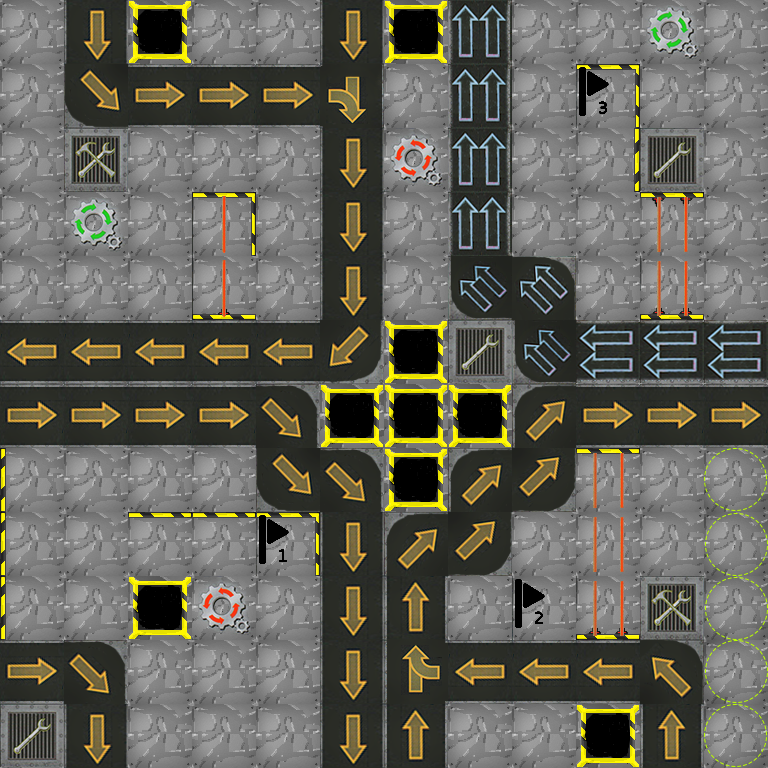

A 2D game scene composited from a Tiled map and its tileset images. What follows is a short description and the map's XML, with every tile layer's data as written:
An orthogonal 12x12 tile map with 64x64 px tiles, 4 tile layers (floor, wall, player_start, interactable).

<map version="1.2" tiledversion="1.3.2" orientation="orthogonal" renderorder="right-down" compressionlevel="0" width="12" height="12" tilewidth="64" tileheight="64" infinite="0" nextlayerid="15" nextobjectid="1">
 <tileset firstgid="1" source="tileMap.tsx" />
 <layer id="1" name="floor" width="12" height="12" locked="1">
  <data encoding="csv">
5,5,5,5,5,5,5,5,5,5,5,5,
5,5,5,5,5,5,5,5,5,5,5,5,
5,5,5,5,5,5,5,5,5,5,5,5,
5,5,5,5,5,5,5,5,5,5,5,5,
5,5,5,5,5,5,5,5,5,5,5,5,
5,5,5,5,5,5,5,5,5,5,5,5,
5,5,5,5,5,5,5,5,5,5,5,5,
5,5,5,5,5,5,5,5,5,5,5,5,
5,5,5,5,5,5,5,5,5,5,5,5,
5,5,5,5,5,5,5,5,5,5,5,5,
5,5,5,5,5,5,5,5,5,5,5,5,
5,5,5,5,5,5,5,5,5,5,5,5
</data>
 </layer>
 <layer id="5" name="wall" width="12" height="12" locked="1">
  <data encoding="csv">
0,0,0,0,0,0,0,0,0,0,0,0,
0,0,0,0,0,0,0,0,0,16,0,0,
0,0,0,0,0,0,0,0,0,23,0,0,
0,0,0,16,0,0,0,0,0,0,94,0,
0,0,0,37,0,0,0,0,0,0,87,0,
0,0,0,0,0,0,0,0,0,0,0,0,
0,0,0,0,0,0,0,0,0,0,0,0,
30,0,0,0,0,0,0,0,0,31,0,0,
30,0,31,31,16,0,0,0,0,0,0,0,
30,0,0,0,0,0,0,0,0,87,0,0,
0,0,0,0,0,0,0,0,0,0,0,0,
0,0,0,0,0,0,0,0,0,0,0,0
</data>
 </layer>
 <layer id="7" name="player_start" width="12" height="12" locked="1">
  <data encoding="csv">
0,0,0,0,0,0,0,0,0,0,0,0,
0,0,0,0,0,0,0,0,0,0,0,0,
0,0,0,0,0,0,0,0,0,0,0,0,
0,0,0,0,0,0,0,0,0,0,0,0,
0,0,0,0,0,0,0,0,0,0,0,0,
0,0,0,0,0,0,0,0,0,0,0,0,
0,0,0,0,0,0,0,0,0,0,0,0,
0,0,0,0,0,0,0,0,0,0,0,121,
0,0,0,0,0,0,0,0,0,0,0,122,
0,0,0,0,0,0,0,0,0,0,0,123,
0,0,0,0,0,0,0,0,0,0,0,124,
0,0,0,0,0,0,0,0,0,0,0,129
</data>
 </layer>
 <layer id="12" name="interactable" width="12" height="12" locked="1">
  <data encoding="csv">
0,50,6,0,0,50,6,13,0,0,54,0,
0,41,52,52,52,67,0,13,0,71,0,0,
0,7,0,0,0,50,53,13,0,0,15,0,
0,54,0,47,0,50,0,13,0,0,102,0,
0,0,0,47,0,50,0,27,18,0,102,0,
51,51,51,51,51,44,6,15,27,22,22,22,
52,52,52,52,36,6,6,6,35,52,52,52,
0,0,0,0,41,36,6,35,42,102,0,0,
0,0,0,0,55,50,35,42,0,102,0,0,
0,0,6,53,0,50,49,0,63,102,7,0,
52,36,0,0,0,50,65,51,51,51,34,0,
15,50,0,0,0,50,49,0,0,6,49,0
</data>
 </layer>
</map>